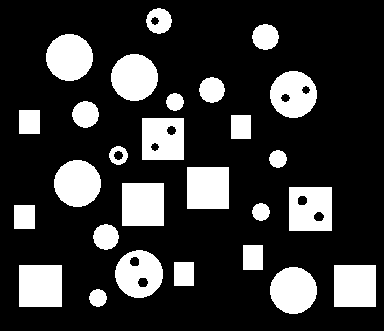
#> input picture images/objects.png, 384 x 331 px
$ jupyter execute --allow-errors q4.ipynb
#> lines starting #> are read from the running program, lines starting #| are printed output that depends on the picture; after the words box and inside, x2 and y2 are one past the last pixel; in counts of white or black regions, pixels touching at a corner belong together
[cell 1]
import cv2
import matplotlib.pyplot as plt
import numpy as np

[cell 2]
def display_img_arr(img_arr, r, c, dim,titles_arr):
    fl = 0
    fig = plt.figure(figsize = dim)
    for i in range(r):
        for j in range(c):
            if len(img_arr) == fl:
                break
            ax1 = fig.add_subplot(r, c, fl + 1)
            ax1.set_title(titles_arr[fl], fontsize = 20)
            ax1.imshow(img_arr[fl], cmap = 'gray')
            fl = fl + 1
    plt.show()

[cell 3]
image1 = cv2.imread("images/objects.png",0)
#> image1: shape (331, 384); 21.3% white; 27 white regions, largest, box (x1, y1, x2, y2) and area: (122, 183, 164, 226) 1806, (19, 265, 62, 307) 1806, (187, 167, 229, 209) 1764
image1 = (image1>127).astype(np.uint8)

objects = cv2.erode(cv2.dilate(image1,np.ones((7,9)),iterations=1),np.ones((7,9)),iterations=1)
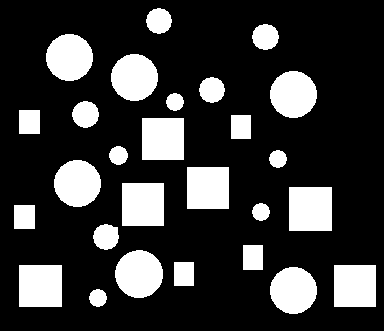
#> objects: shape (331, 384); values 0 (black) and 1 (white), 21.7% white; 27 white regions, largest, box (x1, y1, x2, y2) and area: (289, 187, 332, 231) 1892, (122, 183, 164, 226) 1806, (19, 265, 62, 307) 1806

hole_img = objects - image1
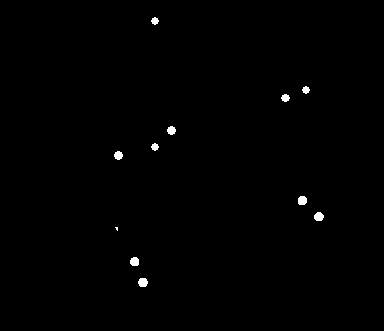
#> hole_img: shape (331, 384); values 0 (black) and 1 (white), 0.47% white; 11 white regions (1 under 20 px), largest, box (x1, y1, x2, y2) and area: (138, 278, 148, 287) 74, (298, 196, 307, 205) 71, (314, 212, 324, 221) 71
hole_img = cv2.dilate(cv2.erode(hole_img,np.ones((6,6)),iterations=1),np.ones((6,6)),iterations=1)
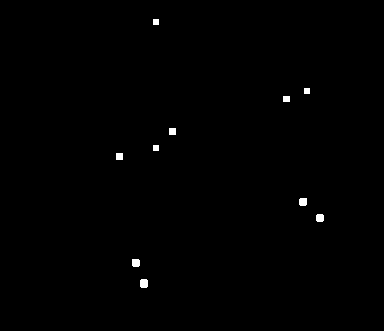
#> hole_img: shape (331, 384); values 0 (black) and 1 (white), 0.39% white; 10 white regions, largest, box (x1, y1, x2, y2) and area: (140, 279, 148, 288) 68, (299, 198, 307, 206) 61, (132, 259, 140, 267) 61
display_img_arr([image1,objects,hole_img], 1, 2, (20, 20), ['image1age','objects','hole_img'])
#> after the loop in display_img_arr, `for i in range(r):`: fl = 2
#> in display_img_arr, `plt.show()`:
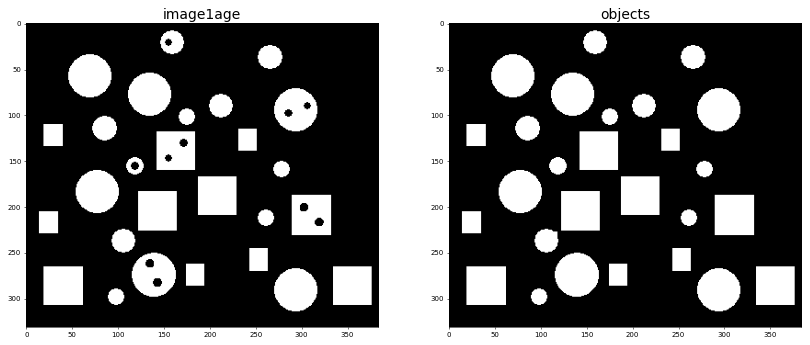
#> figure drawn by matplotlib, 2 panels

[cell 4]
def IterativefourConnComp(i,j,image1,result,Compo_visited):
    if(i<0 or i>=image1.shape[0]):
        return 0
    if(j<0 or j>=image1.shape[1] ):
        return 0
    if(Compo_visited[i,j]):
        return 0
    Compo_visited[i,j] = 1

    if(image1[i,j]):
        result[i,j] = 1
        IterativefourConnComp(i+1,j,image1,result,Compo_visited)
        IterativefourConnComp(i,j-1,image1,result,Compo_visited)
        IterativefourConnComp(i,j+1,image1,result,Compo_visited)
        IterativefourConnComp(i-1,j,image1,result,Compo_visited)
    return 0

def component_num(image1,image12):
    n = image1.shape[0]
#> n = 331
    m = image1.shape[1]
#> m = 384
    count = 0
    Compo_visited = np.zeros((n,m))
    result = np.zeros((n,m),dtype=np.uint16)
    for i in range(n):
        for j in range(m):
            if(image1[i,j]):
                if(Compo_visited[i,j] == 0):
                    count += 1
                    IterativefourConnComp(i,j,image12,result,Compo_visited)
#> after the loop, count = 2

    return result, count

#> (the rest of this cell did not finish here and is left out)
